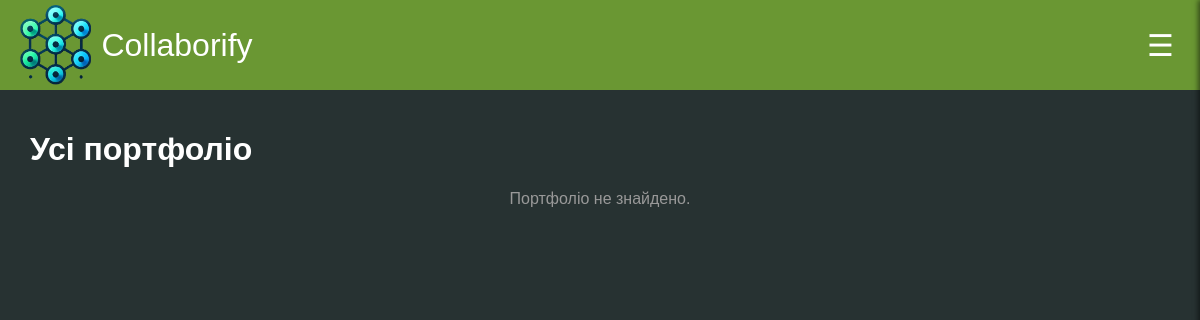
/portfolio/, run on an earlier commit of the app's database.
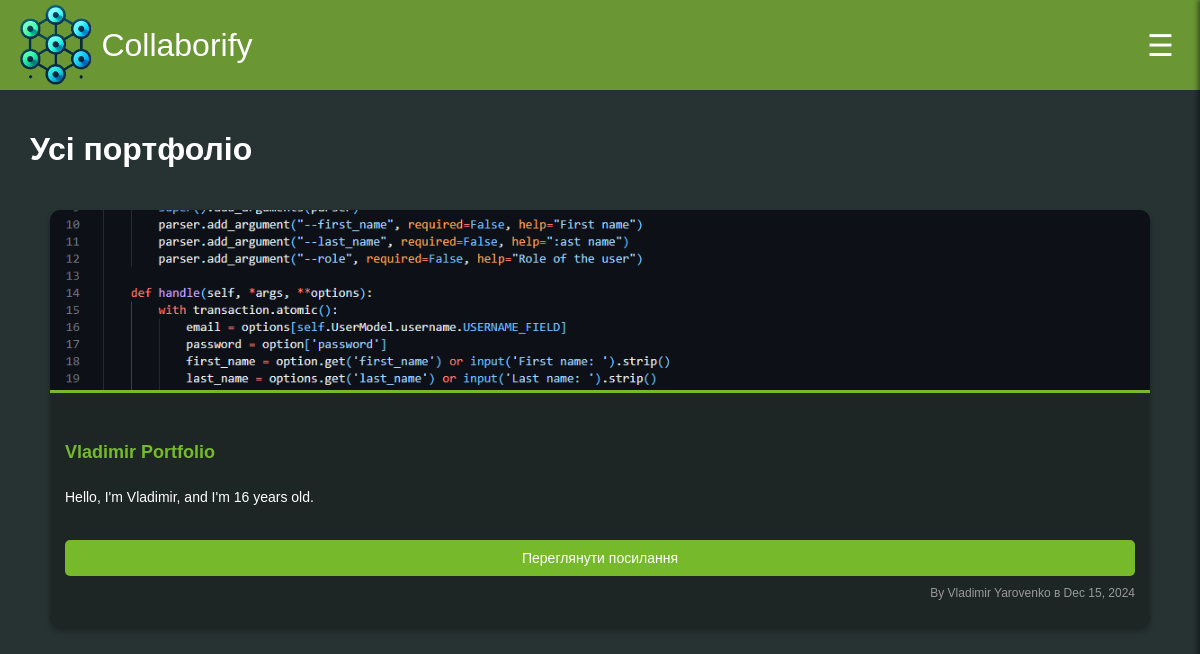
And on a later commit of the database.
### portfolio/models.py (models this page shows, shortened)
class Portfolio(models.Model):
    user = models.ForeignKey(settings.AUTH_USER_MODEL, on_delete=models.CASCADE, related_name='portfolios')
    title = models.CharField(max_length=255)
    description = models.TextField(blank=True, null=True)
    screenshot = models.ImageField(upload_to='screenshots/', blank=True, null=True)
    link = models.URLField(blank=True, null=True)
    created_at = models.DateTimeField(auto_now_add=True)

### auth_sys/models.py (models this page shows, shortened)
class CustomUser(AbstractBaseUser, PermissionsMixin):
    MONTH_CHOICES = [
        (1, 'January'),
        (2, 'February'),
        (3, 'March'),
        (4, 'April'),
        (5, 'May'),
        (6, 'June'),
        (7, 'July'),
        (8, 'August'),
        (9, 'September'),
        (10, 'October'),
        (11, 'November'),
        (12, 'December'),
    ]
    username = None
    first_name = models.CharField(max_length=255)
    last_name = models.CharField(max_length=255)
    email = models.EmailField(unique=True)
    birth_day = models.PositiveIntegerField(null=True)
    birth_month = models.PositiveIntegerField(choices=MONTH_CHOICES, null=True)
    is_staff = models.BooleanField(default=False)
    is_superuser = models.BooleanField(default=False)
    is_active = models.BooleanField(default=True)
    role = models.ForeignKey(Group, on_delete=models.SET_NULL, null=True, blank=True)
    USERNAME_FIELD = "email"
    objects = CustomUserManager()

### portfolio/views.py (the view)
# urls.py: path('', views.all_portfolios, name='all_portfolios'),
def all_portfolios(request):
    portfolios = Portfolio.objects.all()
    return render(request, 'portfolio/all_portfolios.html', {'portfolios': portfolios})

### templates/portfolio/all_portfolios.html (shortened to what this page needs)
{% extends 'base.html' %}
{% load static %}
{% block content %}
<div class="container">
    <h1>Усі портфоліо</h1>
    {% if portfolios %}
        <div class="portfolio-grid">
            {% for portfolio in portfolios %}
                <div class="card">
                    {% if portfolio.screenshot %}
                        <img src="{{ portfolio.screenshot.url }}" alt="{{ portfolio.title }}">
                    {% endif %}
                    <div class="card-body">
                        <h5 class="card-title">{{ portfolio.title }}</h5>
                        <p class="card-text">{{ portfolio.description|truncatewords:20 }}</p>
                        {% if portfolio.link %}
                            <a href="{{ portfolio.link }}" class="btn" target="_blank">Переглянути посилання</a>
                        {% endif %}
                        <p class="card-footer">By {{ portfolio.user.first_name }} {{ portfolio.user.last_name }} в {{ portfolio.created_at|date:"M d, Y" }}</p>
                    </div>
                </div>
            {% endfor %}
        </div>
    {% else %}
        <p class="no-portfolio">Портфоліо не знайдено.</p>
    {% endif %}
</div>
{% endblock %}

What changed in the data, as far as the page shows it:
added Portfolio: screenshot (picture), title "Vladimir Portfolio", description "Hello, I'm Vladimir, and I'm 16 years old.", user.first_name "Vladimir", user.last_name "Yarovenko", created_at "Dec 15, 2024"
Also different on the page:
text no longer shown: "Портфоліо не знайдено."
